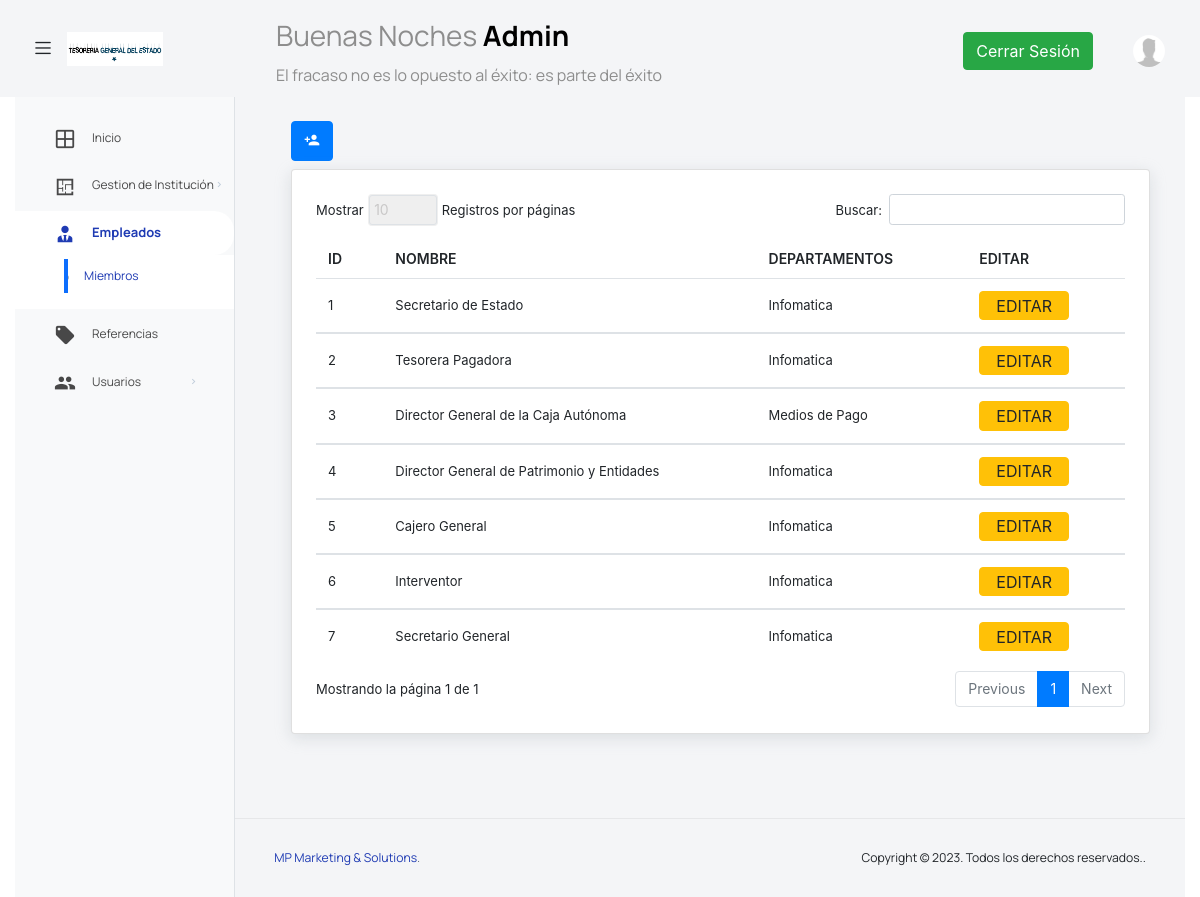
The page /admin/miembros.php (signed in) on the database as committed earlier.
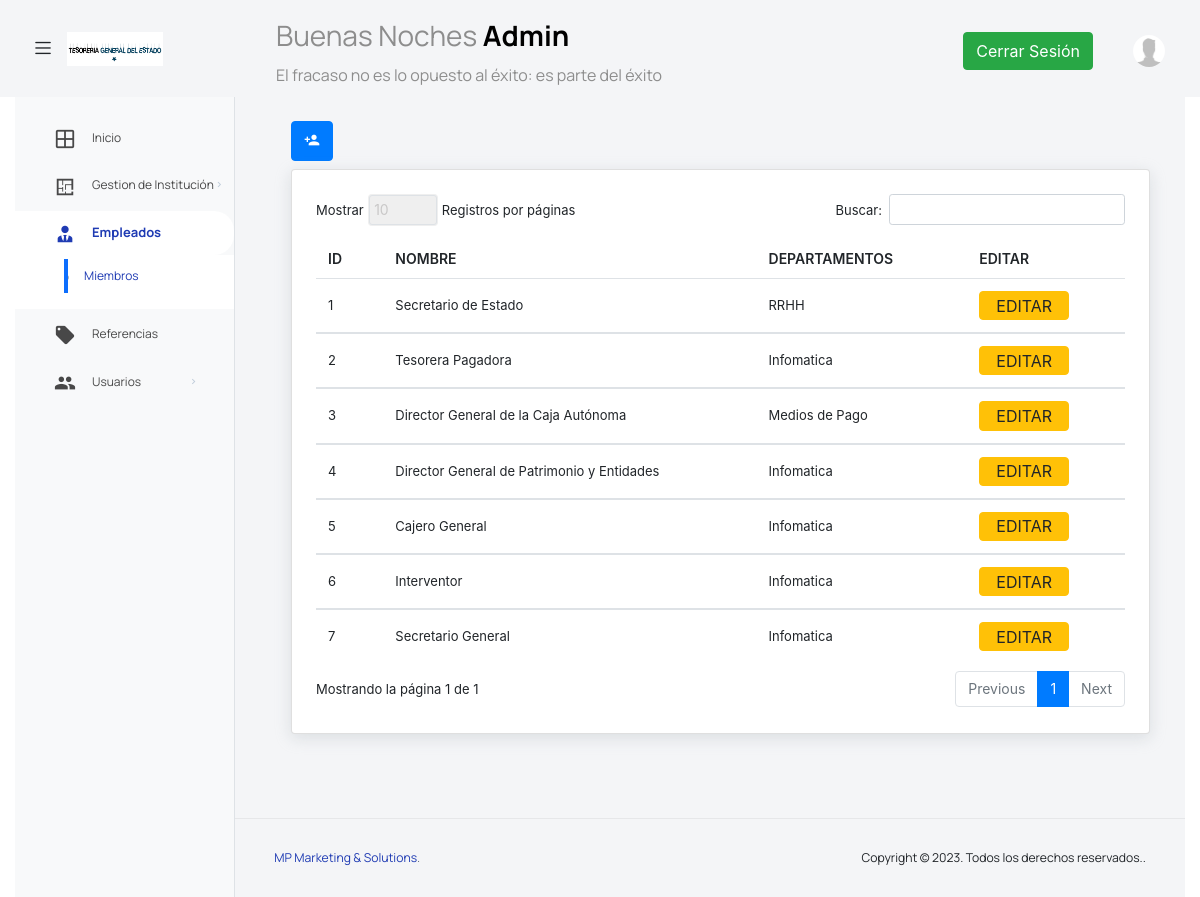
The same page on the database as committed later.
### tables this page shows
CREATE TABLE `miembros` (
  `Id` int(4) NOT NULL,
  `Nombre` varchar(60) DEFAULT NULL,
  `Dpto` int(4) DEFAULT NULL
);

CREATE TABLE `departementos` (
  `Id` int(4) NOT NULL,
  `Nombre` varchar(80) NOT NULL,
  `Telefono` varchar(15) DEFAULT NULL,
  `Email` varchar(100) DEFAULT NULL,
  `Institucion` int(3) DEFAULT NULL
);

### componentes/tabla_miembros.php (the view, shortened to what this page needs)
<div class="row">
    <div class="col-lg-6 mb-2">
        <a href="../admin/nuevoMiembro.php" class="btn btn-primary"> <i class="mdi mdi-account-plus"></i></a>
    </div>
</div>
<div class="col-lg-12 grid-margin stretch-card">
    <div class="card">
        <div class="card-body">
            <div class="table-responsive">
                <table id="myTable" class="table table-hover">
                    <thead>
                        <tr>
                            <th>ID</th>
                            <th>NOMBRE</th>
                            <th>DEPARTAMENTOS</th>
                            <th>EDITAR</th>
                        </tr>
                    </thead>
                    <tbody>
                        <?php while ($row_pacientes = $pacientes->fetch_assoc()) {  ?>
                            <tr>
                                <td> <?= $row_pacientes['Id']; ?></td>
                                <td> <?= $row_pacientes['Nombre']; ?></td>
                                <?php
                                $id_departamento=$row_pacientes['Dpto'];
                                $sql1="SELECT * FROM departementos WHERE Id=$id_departamento";
                                $resultado=mysqli_query($conn, $sql1);
                                $fila1=mysqli_fetch_assoc($resultado);
                                $departamento= $fila1['Nombre'];
                                ?>
                                <td> <?= $departamento; ?></td>
                                <td>
                                    <a href="../admin/editarMiembros.php?id=<?php echo $row_pacientes['Id'];  ?>" class="btn btn-warning me-2" ">EDITAR</a>
                                </td>
                            </tr>
                        <?php } ?>
                    </tbody>
                </table>
            </div>
        </div>
    </div>
</div>

### componentes/head.php (shortened to what this page needs)
<?php
$usuario = $_SESSION['usuario'];
?>
<!DOCTYPE html>
<html lang="en">
<head>
    <link rel="stylesheet" href="../vendors/feather/feather.css">
    <link rel="stylesheet" href="../vendors/mdi/css/materialdesignicons.min.css">
    <link rel="stylesheet" href="../vendors/ti-icons/css/themify-icons.css">
    <link rel="stylesheet" href="../vendors/typicons/typicons.css">
    <link rel="stylesheet" href="../vendors/simple-line-icons/css/simple-line-icons.css">
    <link rel="stylesheet" href="../vendors/css/vendor.bundle.base.css">
    <link rel="stylesheet" href="../js/select.dataTables.min.css">
    <link rel="stylesheet" href="../css/vertical-layout-light/style.css">
    <link rel="stylesheet" href="../css/estilosPersonalizados.css">
    <link rel="stylesheet" href="https://cdnjs.cloudflare.com/ajax/libs/twitter-bootstrap/4.5.2/css/bootstrap.css">
    <link rel="stylesheet" href="https://cdn.datatables.net/1.13.6/css/dataTables.bootstrap4.min.css">
    <link href="https://cdn.jsdelivr.net/npm/select2@4.1.0-rc.0/dist/css/select2.min.css" rel="stylesheet" />
</head>
<body>

### admin/miembros.php (shortened to what this page needs)
<?php
require '../conexion/conexion.php';
$sqlPacientes= " SELECT * FROM miembros";
$pacientes= $conn->query($sqlPacientes);
?>
<?php require "../componentes/head.php"; ?>
<div class="container-scroller">
    <?php require "../componentes/topMenu.php"; ?>
    <div class="container-fluid page-body-wrapper">
         <?php require "../componentes/sidebarAdmin.php"; ?>
        <div class="main-panel">
            <div class="content-wrapper">
                <div class="row">
                <?php require "../componentes/tabla_miembros.php"; ?>
                </div>
            </div>
            <?php require "../componentes/footer.php"; ?>

### componentes/topMenu.php (shortened to what this page needs)
<?php
$hora_actual = date("H");
$hora2 = 13;
$hora3 = 20;
if($hora_actual < $hora2){
    $saludo= "Buenos días";
}
else if($hora_actual > $hora2 AND $hora_actual < $hora3){
    $saludo ="Buenas Tardes";
}
else{
    $saludo= "Buenas Noches";
}
$fecha_actual="";
        $numero= rand(1,30);
?>
<nav class="navbar default-layout col-lg-12 col-12 p-0 fixed-top d-flex align-items-top flex-row">
    <div class="text-center navbar-brand-wrapper d-flex align-items-center justify-content-start">
        <div class="me-3">
            <button class="navbar-toggler navbar-toggler align-self-center" type="button" data-bs-toggle="minimize">
                <span class="icon-menu"></span>
            </button>
        </div>
        <div class="">
            <a class="navbar-brand brand-logo" href="index.php">
                <img src="../images/LOGO-GRANDE.png" alt="logo" />
            </a>
        </div>
    </div>
    <div class="navbar-menu-wrapper d-flex align-items-top">
        <ul class="navbar-nav">
            <li class="nav-item font-weight-semibold d-none d-lg-block ms-0">
                <h1 class="welcome-text"><?php echo $saludo;    ?> <span class="text-black fw-bold"> <?=  $usuario;   ?></span></h1>
                <h3 class="welcome-sub-text"><?php echo $fecha_actual;    ?> <?php echo "$vector[$numero] "; ?></h3>
            </li>
        </ul>
        <ul class="navbar-nav ms-auto">
        <a href="../php/cerrar_sesion.php" class="btn btn-success">Cerrar Sesión</i></a>
            <li class="nav-item dropdown d-none d-lg-block user-dropdown">
                <a class="nav-link" id="UserDropdown" href="#" data-bs-toggle="dropdown" aria-expanded="false">
                    <img class="img-xs rounded-circle" src="../images/faces/profile/foto1.jpg" alt="Profile image"> </a>
            </li>
        </ul>
    </div>
</nav>

### componentes/sidebarAdmin.php (shortened to what this page needs)
<nav class="sidebar sidebar-offcanvas" id="sidebar">
    <ul class="nav">
        <li class="nav-item">
            <a class="nav-link" href="index.php">
                <i class="mdi mdi-grid-large menu-icon"></i>
                <span class="menu-title">Inicio</span>
            </a>
        </li>
        <li class="nav-item">
            <a class="nav-link" data-bs-toggle="collapse" href="#ui-basic" aria-expanded="false" aria-controls="ui-basic">
                <i class="menu-icon mdi mdi-floor-plan"></i>
                <span class="menu-title">Gestion de Institución</span>
                <i class="menu-arrow"></i>
            </a>
        </li>
        <li class="nav-item">
            <a class="nav-link" data-bs-toggle="collapse" href="#charts" aria-expanded="false" aria-controls="charts">
                <i class="menu-icon mdi mdi-account-tie"></i>
                <span class="menu-title">Empleados</span>
            </a>
            <div class="collapse" id="charts">
                <ul class="nav flex-column sub-menu">
                    <li class="nav-item"> <a class="nav-link" href="../admin/miembros.php">Miembros</a></li>
                </ul>
            </div>
        </li>
        <li class="nav-item">
            <a class="nav-link" href="referencias.php">
                <i class="mdi mdi-tag menu-icon"></i>
                <span class="menu-title">Referencias</span>
            </a>
        </li>
        <li class="nav-item">
            <a class="nav-link" data-bs-toggle="collapse" href="#tables" aria-expanded="false" aria-controls="tables">
                <i class="menu-icon mdi mdi-account-multiple"></i>
                <span class="menu-title">Usuarios</span>
                <i class="menu-arrow"></i>
            </a>
        </li>
    </ul>
</nav>

### componentes/footer.php (shortened to what this page needs)
<footer class="footer">
  <div class="d-sm-flex justify-content-center justify-content-sm-between">
    <span class="text-muted text-center text-sm-left d-block d-sm-inline-block"><a href="https://mpmarketingsolution.net/" target="_blank">MP Marketing & Solutions</a>.</span>
    <span class="float-none float-sm-right d-block mt-1 mt-sm-0 text-center">Copyright © 2023. Todos los derechos reservados..</span>
  </div>
</footer>
</div>
</div>
</div>
</body>
</html>

### componentes/head.php (style rules this page uses)
.table th, .table td { vertical-align: middle; }
.table th { font-weight: 600; }
.sidebar { background: #f8f9fa; border-right: 1px solid #dee2e6; padding-top: 1rem; height: 100vh; }
.sidebar .nav-link { color: #495057; font-weight: 500; display: flex; align-items: center; padding: 0.75rem 1.25rem; border-left: 4px solid transparent; transition: all 0.3s ease; border-radius: 0 20px 20px 0; margin-bottom: 0.25rem; }
.sidebar .nav-link.active { background-color: #e2e6ea; border-left: 4px solid #0d6efd; color: #0d6efd; }
.sidebar .menu-icon { font-size: 1.2rem; margin-right: 12px; color: inherit; }
.sidebar .menu-title { font-size: 0.95rem; }

Rows that differ between the two databases and show on the page:
changed miembros "Secretario de Estado": Dpto.Nombre "Infomatica" → "RRHH"
